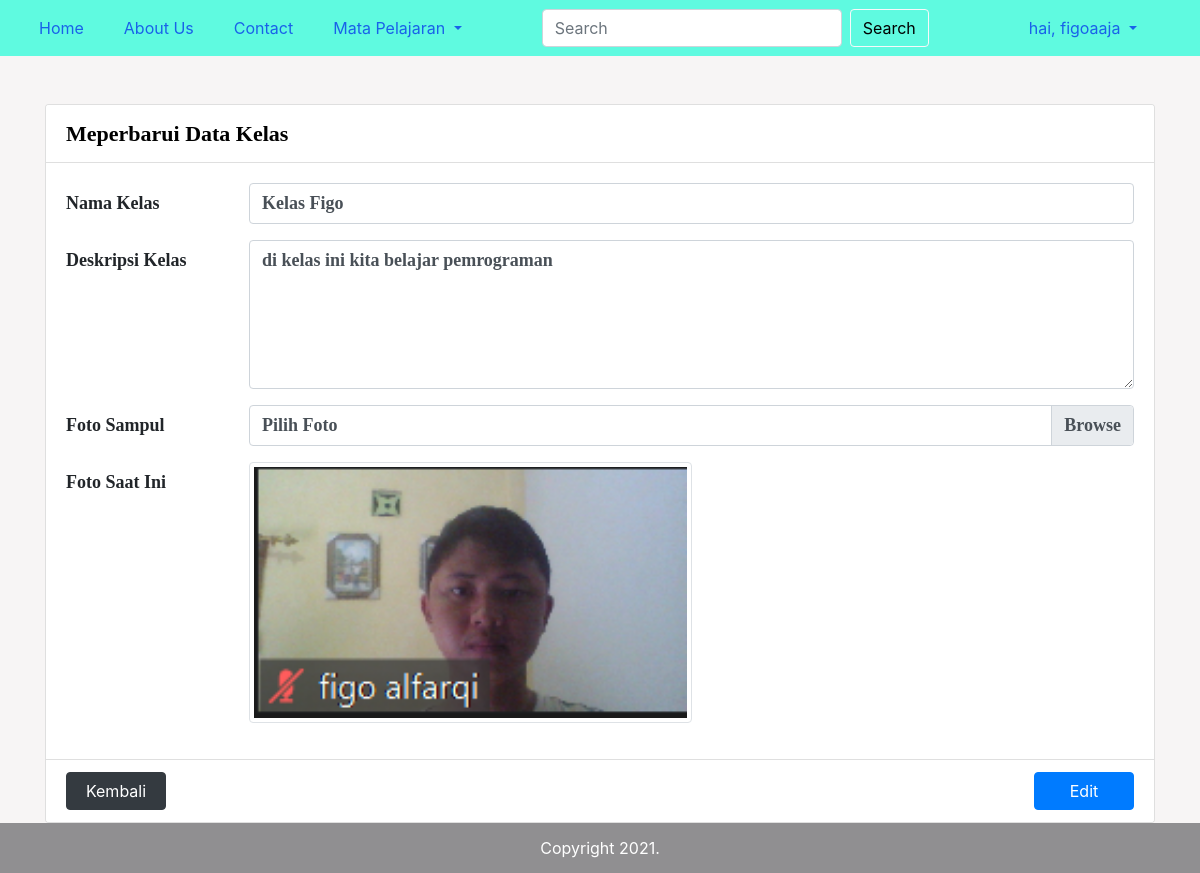
/kelasku.php (signed in), run on the app's committed database.
### tables this page shows
CREATE TABLE `kelass` (
  `id_kelas` bigint(20) UNSIGNED NOT NULL,
  `id_pengguna` varchar(191) NOT NULL,
  `nama_kelas` varchar(191) NOT NULL,
  `deskripsi` varchar(191) NOT NULL,
  `foto_sampul` varchar(191) NOT NULL,
  `created_at` timestamp NULL DEFAULT NULL,
  `updated_at` timestamp NULL DEFAULT NULL
);

### kelasku.php (the view, shortened to what this page needs)
<?php
                        include_once("config.php");
                        ?>
<!doctype html>
<html lang="en">
  <head>
    <link rel="stylesheet" href="https://cdn.jsdelivr.net/npm/bootstrap@4.6.0/dist/css/bootstrap.min.css">
    <link href="font.css" rel="stylesheet">
  </head>
  <body>
    <?php
    include('header.php');
    ?>
    <section class="membuatKelas">
        <div class="container">
            <div class="card kartu mt-5">
                    <?php
                    $id_pengguna=$_SESSION["id_pengguna"];
                    $result = mysqli_query($mysqli, "SELECT * FROM kelass right join penggunas on kelass.id_pengguna=penggunas.id_pengguna where penggunas.id_pengguna='$id_pengguna'");
                    while($data_table = mysqli_fetch_array($result)) {
                      ?>
                <div class="card-header kepalaKartu fontKerasBesar">
                  <?php if( isset($data_table["id_kelas"])){
                  echo "Meperbarui Data Kelas";
                }
                else{
                  echo "Membuat Kelas Baru";
                }
                  ?>
                </div>
                <div class="card-body badanKelas">
                  <form action="kelaskuController.php" method="post" enctype="multipart/form-data">
                    <div class="form-group row">
                      <label for="namaKelas" class="col-sm-2 col-form-label fontKeras">Nama Kelas</label>
                      <div class="col-sm">
                        <input type="text" name="nama_kelas" class="form-control fontKeras" placeholder="Nama Kelas" id="namaKelas" value="<?php echo $data_table["nama_kelas"] ?>">
                      </div>
                    </div>
                    <div class="form-group row">
                      <label for="deskripsiKelas" class="col-sm-2 col-form-label fontKeras">Deskripsi Kelas</label>
                      <div class="col-sm">
                        <textarea name="deskripsi" class="form-control fontKeras" id="deskripsiKelas" placeholder="Deskripsi Kelas" rows="5" ><?php echo $data_table["deskripsi"] ?></textarea>
                      </div>
                    </div>
                    <div class="form-group row">
                      <label for="fotoSampul" class="col-sm-2 col-form-label fontKeras">Foto Sampul</label>
                      <div class="col-sm">
                        <div class="custom-file pilihFotoSampul">
                          <label class="custom-file-label fontKeras" for="customFile">Pilih Foto</label>
                        </div>
                      </div>
                    </div>
                    <div class="form-group row">
                      <label for="deskripsiKelas" class="col-sm-2 col-form-label fontKeras">Foto Saat Ini</label>
                      <div class="col-sm">
                        <?php if( $data_table["foto_sampul"]==""){
                          ?>
                        <label for="foto_sampulSampul" class="col-sm-5 col-form-label fontKeras">Belum Ada Foto Sampul</label>
                          <?php
                        }
                        else{
                          ?>
                        <img src="admin/images/foto_sampul/<?php echo $data_table["foto_sampul"] ?>" class="img-thumbnail" width="50%">
                        <?php
                        }
                      ?>
                      </div>
                    </div>
                </div>
                <div class="card-footer kakiKartu">
                  <button type="button" class="btn btn-primary float-right tombolBuat" data-toggle="modal" data-target="#staticBackdrop">
                    <?php if( isset($data_table["id_kelas"])){
                  echo "Edit";
                }
                else{
                  echo "Buat";
                }
                }
                  ?></button>
                  <a href="home.php">
                    <button type="button" class="btn btn-dark float-left tombolKembali">Kembali</button>
                  </a>
                </div>
              </div>
            </div>
    </section>
    <?php
        include('footer.php');
        ?>
  </body>
</html>

### kelasku.php (style rules this page uses)
html { min-height:100vh; }
body { min-height: 100vh; position: relative; box-sizing: border-box; background-color: #f7f5f5; padding-bottom: 50px; //height of the footer }
.kartu { background-color: white; }
.kepalaKartu { background-color: white; color: black; }
.kakiKartu { background-color: white; }
.tombolBuat { width: 100px; }
.tombolKembali { width: 100px; }

### data on the page
kelass: shows "Meperbarui Data Kelas", nama_kelas "Kelas Figo", deskripsi "di kelas ini kita belajar pemrograman", foto_sampul (picture), shows "Edit"

### other printed values
$_SESSION["nama_depan"] "figoaaja"
